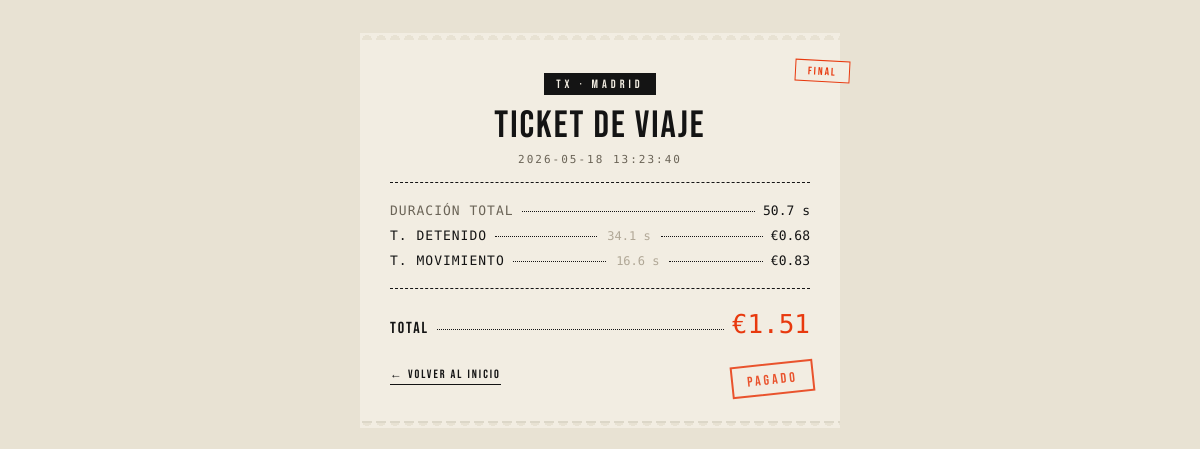
Before: /resumen (signed in) with the older database file.
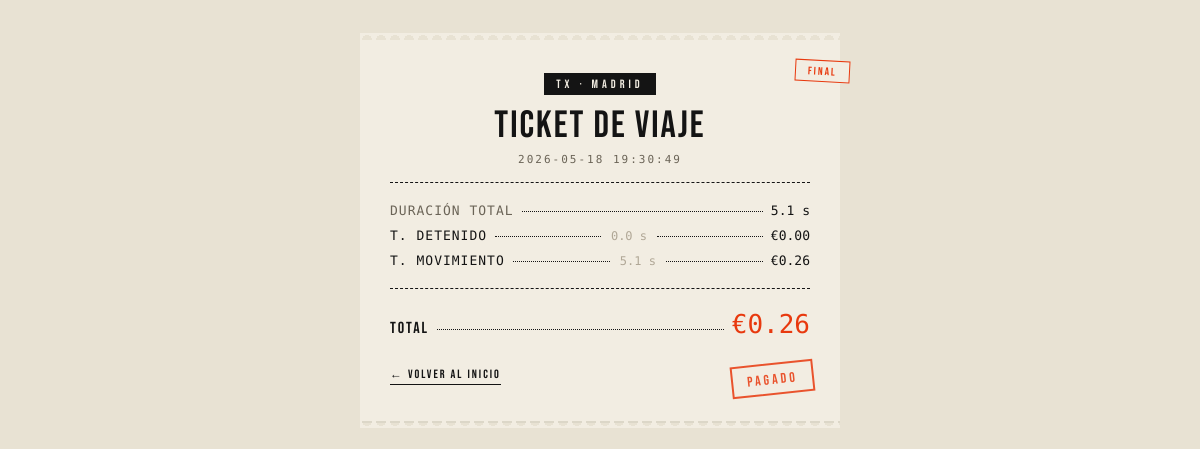
After: the same page with the newer database file.
### tables this page shows
CREATE TABLE trips (
            id INTEGER PRIMARY KEY AUTOINCREMENT,
            user_id INTEGER,
            fecha TEXT,
            duracion REAL,
            tiempo_detenido REAL,
            tiempo_movimiento REAL,
            precio REAL
        );

### app.py (the view)
@app.route('/resumen')
def resumen():
    if 'user_id' not in session:
        return redirect(url_for('login'))
    conn = sqlite3.connect("taximeter.db")
    cursor = conn.cursor()
    cursor.execute("SELECT fecha, duracion, tiempo_detenido, tiempo_movimiento, precio FROM trips WHERE user_id = ? ORDER BY id DESC LIMIT 1", (session['user_id'],))
    viaje = cursor.fetchone()
    conn.close()
    return render_template('resumen.html', viaje=viaje, rate_stopped=taxi.rate_stopped, rate_moving=taxi.rate_moving)

### templates/resumen.html (shortened to what this page needs)
<!DOCTYPE html>
<html lang="es">
<head>
    <link rel="stylesheet" href="{{ url_for('static', filename='style.css') }}">
</head>
<body>
    <div class="ticket">
        {% if viaje %}
            <div class="screen-tag">FINAL</div>
            <div class="ticket-head">
                <div class="brand-mark">TX · MADRID</div>
                <h1 class="brand-title">TICKET DE VIAJE</h1>
                <div class="brand-sub">{{ viaje[0] }}</div>
            </div>
            <div class="receipt-line">
                <span class="key">Duración total</span>
                <span class="dots"></span>
                <span class="val">{{ viaje[1] }} s</span>
            </div>
            <div class="receipt-split">
                <span class="key">T. detenido</span>
                <span class="dots"></span>
                <span class="mid">{{ viaje[2] }} s</span>
                <span class="dots"></span>
                <span class="val">€{{ "%.2f"|format(viaje[2] * rate_stopped) }}</span>
            </div>
            <div class="receipt-split">
                <span class="key">T. movimiento</span>
                <span class="dots"></span>
                <span class="mid">{{ viaje[3] }} s</span>
                <span class="dots"></span>
                <span class="val">€{{ "%.2f"|format(viaje[3] * rate_moving) }}</span>
            </div>
            <hr class="divider">
            <div class="receipt-line total">
                <span class="key">TOTAL</span>
                <span class="dots"></span>
                <span class="val">€{{ "%.2f"|format(viaje[4]) }}</span>
            </div>
            <div class="stamp">PAGADO</div>
        {% else %}
            <div class="empty-state">No se encontró información del viaje.</div>
        {% endif %}
        <a href="/" class="back-link">← VOLVER AL INICIO</a>
    </div>
</body>
</html>

Changed rows visible on the page:
no longer on this page (row unchanged): trips: fecha "2026-05-18 13:23:40", duracion "50.7", tiempo_detenido "34.1", viaje[2]*rate_stopped "0.68", tiempo_movimiento "16.6", viaje[3]*rate_moving "0.83", precio "1.51"
added trips: fecha "2026-05-18 19:30:49", duracion "5.1", tiempo_detenido "0.0", viaje[2]*rate_stopped "0.00", tiempo_movimiento "5.1", viaje[3]*rate_moving "0.26", precio "0.26"
